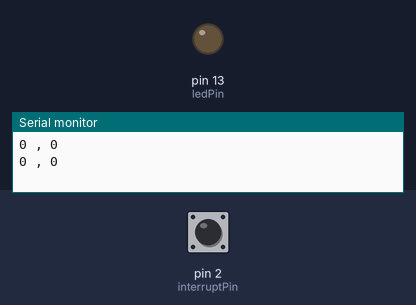
The sketch below on a simulated Arduino Uno, built with avr-gcc and run on an emulated ATmega328P. Shown: output pins drawn as LEDs (lit = HIGH), the last lines printed to the serial monitor. The inputs (shaded band) are chosen by the test bench; at power-on: pin 2 (interruptPin) HIGH.

Above: at 1.2 s.
1.3 s: pin 2 (interruptPin) pulled LOW for 0.15 s
At 1.9 s:
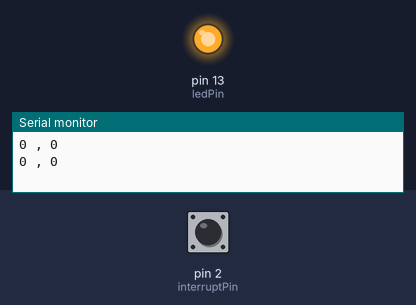
2.9 s: pin 2 (interruptPin) pulled LOW for 1 s
At 4.4 s:
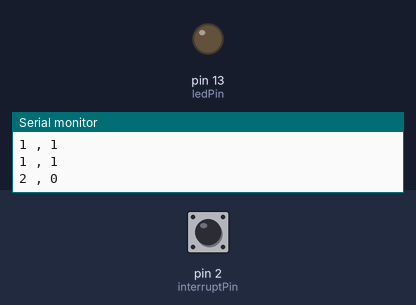
5.4 s: pin 2 (interruptPin) pulled LOW for 3.2 s
At 9.2 s:
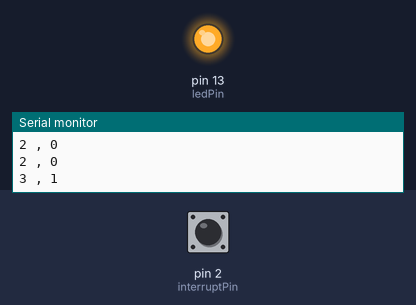
Timing chart, 0 to 10.7 s (numbered marks = the images above; inputs shaded):
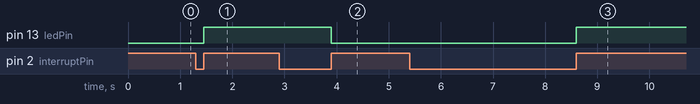

Measured:
- after the input at 1.3 s, pin 13 (ledPin): LOW → HIGH after 0.15 s
- after the input at 2.9 s, pin 13 (ledPin): HIGH → LOW after 1.0 s
- after the input at 5.4 s, pin 13 (ledPin): LOW → HIGH after 3.2 s

The sketch:

GlowInteruptTest.ino
```cpp
const byte ledPin = 13 ;

const byte interruptPin = 2 ;

volatile byte state = LOW ;
volatile unsigned long switches = 0;

void setup ( ) {

   pinMode ( ledPin , OUTPUT ) ;

   pinMode ( interruptPin , INPUT_PULLUP) ;

   attachInterrupt ( digitalPinToInterrupt ( interruptPin ), glow, RISING ) ;

   Serial.begin(250000);

}

void loop () {

  unsigned long static next_write = 0;
  unsigned long cur_millis = millis();

  digitalWrite ( ledPin, state ) ;

  if (cur_millis > next_write) {
    Serial.print(switches);
    Serial.print(" , ");
    Serial.println(state);
    next_write = cur_millis + 1000;
  }

}

void glow ( )

{

   state = !state ;
   switches++;

}
```
